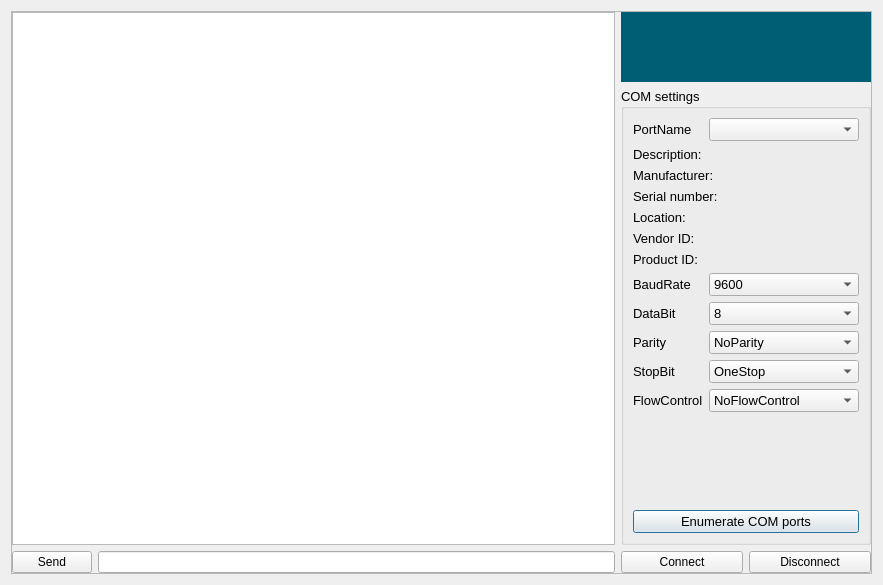
<?xml version="1.0" encoding="UTF-8"?>
<ui version="4.0">
 <author>Mauro Bellone</author>
 <class>Labonatip_console</class>
 <widget class="QDialog" name="Labonatip_console">
  <property name="windowModality">
   <enum>Qt::WindowModal</enum>
  </property>
  <property name="geometry">
   <rect>
    <x>0</x>
    <y>0</y>
    <width>883</width>
    <height>585</height>
   </rect>
  </property>
  <property name="sizePolicy">
   <sizepolicy hsizetype="Expanding" vsizetype="Expanding">
    <horstretch>0</horstretch>
    <verstretch>0</verstretch>
   </sizepolicy>
  </property>
  <property name="minimumSize">
   <size>
    <width>100</width>
    <height>100</height>
   </size>
  </property>
  <property name="windowTitle">
   <string>Serial console</string>
  </property>
  <property name="modal">
   <bool>true</bool>
  </property>
  <layout class="QGridLayout" name="gridLayout_3">
   <item row="2" column="0">
    <widget class="QScrollArea" name="scrollArea">
     <property name="sizePolicy">
      <sizepolicy hsizetype="Expanding" vsizetype="Expanding">
       <horstretch>0</horstretch>
       <verstretch>0</verstretch>
      </sizepolicy>
     </property>
     <property name="minimumSize">
      <size>
       <width>200</width>
       <height>200</height>
      </size>
     </property>
     <property name="verticalScrollBarPolicy">
      <enum>Qt::ScrollBarAsNeeded</enum>
     </property>
     <property name="horizontalScrollBarPolicy">
      <enum>Qt::ScrollBarAsNeeded</enum>
     </property>
     <property name="widgetResizable">
      <bool>true</bool>
     </property>
     <widget class="QWidget" name="scrollAreaWidgetContents">
      <property name="geometry">
       <rect>
        <x>0</x>
        <y>0</y>
        <width>863</width>
        <height>565</height>
       </rect>
      </property>
      <property name="sizePolicy">
       <sizepolicy hsizetype="Expanding" vsizetype="Expanding">
        <horstretch>0</horstretch>
        <verstretch>0</verstretch>
       </sizepolicy>
      </property>
      <property name="minimumSize">
       <size>
        <width>200</width>
        <height>200</height>
       </size>
      </property>
      <layout class="QGridLayout" name="gridLayout_4">
       <property name="sizeConstraint">
        <enum>QLayout::SetDefaultConstraint</enum>
       </property>
       <property name="leftMargin">
        <number>0</number>
       </property>
       <property name="topMargin">
        <number>0</number>
       </property>
       <property name="rightMargin">
        <number>0</number>
       </property>
       <property name="bottomMargin">
        <number>0</number>
       </property>
       <item row="0" column="0">
        <layout class="QGridLayout" name="gridLayout_2">
         <item row="1" column="2" rowspan="4" colspan="2">
          <widget class="QGroupBox" name="groupBox_comSettings">
           <property name="sizePolicy">
            <sizepolicy hsizetype="Expanding" vsizetype="Expanding">
             <horstretch>0</horstretch>
             <verstretch>0</verstretch>
            </sizepolicy>
           </property>
           <property name="minimumSize">
            <size>
             <width>200</width>
             <height>0</height>
            </size>
           </property>
           <property name="maximumSize">
            <size>
             <width>500</width>
             <height>16777215</height>
            </size>
           </property>
           <property name="font">
            <font>
             <pointsize>10</pointsize>
            </font>
           </property>
           <property name="title">
            <string>COM settings</string>
           </property>
           <layout class="QGridLayout" name="gridLayout">
            <item row="18" column="1">
             <widget class="QComboBox" name="comboBox_flowControl">
              <property name="toolTip">
               <string>&lt;html&gt;&lt;head/&gt;&lt;body&gt;&lt;p&gt;&lt;span style=&quot; font-family:'sans-serif'; font-size:14px; color:#222222; background-color:#ffffff;&quot;&gt;A serial port may use signals in the interface to pause and resume the transmission of data.&lt;/span&gt;&lt;br&gt;&lt;span style=&quot; font-family:'sans-serif'; font-size:14px; font-weight:600; color:#222222; background-color:#ffffff;&quot;&gt;Default value:&lt;/span&gt;&lt;span style=&quot; font-family:'sans-serif'; font-size:14px; color:#222222; background-color:#ffffff;&quot;&gt; NoFlowControl&lt;/span&gt;&lt;/p&gt;&lt;/body&gt;&lt;/html&gt;</string>
              </property>
              <item>
               <property name="text">
                <string extracomment="NoFlowControl">NoFlowControl</string>
               </property>
              </item>
              <item>
               <property name="text">
                <string extracomment="HardwareControl">HardwareControl</string>
               </property>
              </item>
              <item>
               <property name="text">
                <string extracomment="SoftwareControl">SoftwareControl</string>
               </property>
              </item>
              <item>
               <property name="text">
                <string extracomment="UnknownFlowControl">UnknownFlowControl</string>
               </property>
              </item>
             </widget>
            </item>
            <item row="4" column="0" colspan="2">
             <widget class="QLabel" name="serialNumberLabel">
              <property name="font">
               <font>
                <pointsize>10</pointsize>
               </font>
              </property>
              <property name="text">
               <string>Serial number:</string>
              </property>
             </widget>
            </item>
            <item row="2" column="0" colspan="2">
             <widget class="QLabel" name="descriptionLabel">
              <property name="font">
               <font>
                <pointsize>10</pointsize>
               </font>
              </property>
              <property name="text">
               <string>Description:</string>
              </property>
             </widget>
            </item>
            <item row="5" column="0" colspan="2">
             <widget class="QLabel" name="locationLabel">
              <property name="font">
               <font>
                <pointsize>10</pointsize>
               </font>
              </property>
              <property name="text">
               <string>Location:</string>
              </property>
             </widget>
            </item>
            <item row="18" column="0">
             <widget class="QLabel" name="label_4">
              <property name="font">
               <font>
                <pointsize>10</pointsize>
               </font>
              </property>
              <property name="text">
               <string>FlowControl</string>
              </property>
             </widget>
            </item>
            <item row="15" column="1">
             <widget class="QComboBox" name="comboBox_dataBit">
              <property name="toolTip">
               <string>&lt;html&gt;&lt;head/&gt;&lt;body&gt;&lt;p&gt;The number of data bits in each character can be 5 (for Baudot code), &lt;br/&gt;6 (rarely used), 7 (for true ASCII), 8 (for most kinds of data, &lt;br/&gt;as this size matches the size of a byte), or 9 (rarely used). &lt;br/&gt;8 data bits are almost universally used in newer applications.&lt;br/&gt;&lt;span style=&quot; font-weight:600;&quot;&gt;Default value:&lt;/span&gt; 8&lt;/p&gt;&lt;/body&gt;&lt;/html&gt;</string>
              </property>
              <property name="currentIndex">
               <number>3</number>
              </property>
              <item>
               <property name="text">
                <string extracomment="Data5">5</string>
               </property>
              </item>
              <item>
               <property name="text">
                <string extracomment="Data6">6</string>
               </property>
              </item>
              <item>
               <property name="text">
                <string extracomment="Data7">7</string>
               </property>
              </item>
              <item>
               <property name="text">
                <string extracomment="Data8">8</string>
               </property>
              </item>
              <item>
               <property name="text">
                <string extracomment="UnknownDataBits">-1</string>
               </property>
              </item>
             </widget>
            </item>
            <item row="20" column="0" colspan="2">
             <spacer name="verticalSpacer">
              <property name="orientation">
               <enum>Qt::Vertical</enum>
              </property>
              <property name="sizeHint" stdset="0">
               <size>
                <width>20</width>
                <height>40</height>
               </size>
              </property>
             </spacer>
            </item>
            <item row="16" column="0">
             <widget class="QLabel" name="label_3">
              <property name="font">
               <font>
                <pointsize>10</pointsize>
               </font>
              </property>
              <property name="text">
               <string>Parity</string>
              </property>
             </widget>
            </item>
            <item row="3" column="0" colspan="2">
             <widget class="QLabel" name="manufacturerLabel">
              <property name="font">
               <font>
                <pointsize>10</pointsize>
               </font>
              </property>
              <property name="text">
               <string>Manufacturer:</string>
              </property>
             </widget>
            </item>
            <item row="6" column="0" colspan="2">
             <widget class="QLabel" name="vidLabel">
              <property name="font">
               <font>
                <pointsize>10</pointsize>
               </font>
              </property>
              <property name="text">
               <string>Vendor ID:</string>
              </property>
             </widget>
            </item>
            <item row="7" column="0" colspan="2">
             <widget class="QLabel" name="pidLabel">
              <property name="font">
               <font>
                <pointsize>10</pointsize>
               </font>
              </property>
              <property name="text">
               <string>Product ID:</string>
              </property>
             </widget>
            </item>
            <item row="14" column="0">
             <widget class="QLabel" name="label">
              <property name="font">
               <font>
                <pointsize>10</pointsize>
               </font>
              </property>
              <property name="text">
               <string>BaudRate</string>
              </property>
             </widget>
            </item>
            <item row="1" column="0">
             <widget class="QLabel" name="label_6">
              <property name="font">
               <font>
                <pointsize>10</pointsize>
               </font>
              </property>
              <property name="text">
               <string>PortName</string>
              </property>
             </widget>
            </item>
            <item row="17" column="0">
             <widget class="QLabel" name="label_5">
              <property name="font">
               <font>
                <pointsize>10</pointsize>
               </font>
              </property>
              <property name="text">
               <string>StopBit</string>
              </property>
             </widget>
            </item>
            <item row="14" column="1">
             <widget class="QComboBox" name="comboBox_baudRate">
              <property name="toolTip">
               <string>&lt;html&gt;&lt;head/&gt;&lt;body&gt;&lt;p&gt;The baud rate is the speed of communication in bit/s&lt;br/&gt;Supported values : 1200; 2400; 4800; 9600; 19200; 38400; 57600; 115200 bit/s&lt;br/&gt;&lt;span style=&quot; font-weight:600;&quot;&gt;Default value:&lt;/span&gt; 9600&lt;/p&gt;&lt;/body&gt;&lt;/html&gt;</string>
              </property>
              <property name="currentIndex">
               <number>3</number>
              </property>
              <item>
               <property name="text">
                <string extracomment="Baud1200">1200</string>
               </property>
              </item>
              <item>
               <property name="text">
                <string extracomment="Baud2400">2400</string>
               </property>
              </item>
              <item>
               <property name="text">
                <string extracomment="Baud4800">4800</string>
               </property>
              </item>
              <item>
               <property name="text">
                <string extracomment="Baud9600">9600</string>
               </property>
              </item>
              <item>
               <property name="text">
                <string extracomment="Baud19200">19200</string>
               </property>
              </item>
              <item>
               <property name="text">
                <string extracomment="Baud38400">38400</string>
               </property>
              </item>
              <item>
               <property name="text">
                <string extracomment="Baud57600">57600</string>
               </property>
              </item>
              <item>
               <property name="text">
                <string extracomment="Baud115200">115200</string>
               </property>
              </item>
              <item>
               <property name="text">
                <string extracomment="UnknownBaud">-1</string>
               </property>
              </item>
             </widget>
            </item>
            <item row="17" column="1">
             <widget class="QComboBox" name="comboBox_stopBit">
              <property name="toolTip">
               <string>&lt;html&gt;&lt;head/&gt;&lt;body&gt;&lt;p&gt;Stop bits sent at the end of every character allow the receiving signal hardware to detect the end of a character and to resynchronise with the character stream. &lt;/p&gt;&lt;/body&gt;&lt;/html&gt;</string>
              </property>
              <item>
               <property name="text">
                <string extracomment="OneStop">OneStop</string>
               </property>
              </item>
              <item>
               <property name="text">
                <string extracomment="OneAndHalfStop">OneAndHalfStop</string>
               </property>
              </item>
              <item>
               <property name="text">
                <string extracomment="TwoStop">TwoStop</string>
               </property>
              </item>
              <item>
               <property name="text">
                <string extracomment="UnknownStopBits">UnknownStopBits</string>
               </property>
              </item>
             </widget>
            </item>
            <item row="15" column="0">
             <widget class="QLabel" name="label_2">
              <property name="font">
               <font>
                <pointsize>10</pointsize>
               </font>
              </property>
              <property name="text">
               <string>DataBit</string>
              </property>
             </widget>
            </item>
            <item row="1" column="1">
             <widget class="QComboBox" name="comboBox_serialInfo">
              <property name="toolTip">
               <string>&lt;html&gt;&lt;head/&gt;&lt;body&gt;&lt;p&gt;Port name COM1 ... N &lt;br/&gt;Display the available port only;&lt;/p&gt;&lt;p&gt;Select the port to see device details below.&lt;/p&gt;&lt;/body&gt;&lt;/html&gt;</string>
              </property>
             </widget>
            </item>
            <item row="16" column="1">
             <widget class="QComboBox" name="comboBox_parity">
              <property name="toolTip">
               <string>&lt;html&gt;&lt;head/&gt;&lt;body&gt;&lt;p&gt;Parity is a method of detecting errors in transmission.&lt;br/&gt;When parity is used with a serial port, an extra data bit is sent with each data character, &lt;br/&gt;arranged so that the number of 1 bits in each character, including the parity bit, &lt;br/&gt;is always odd or always even. If a byte is received with the wrong number of 1s, &lt;br/&gt;then it must have been corrupted.&lt;br/&gt;&lt;span style=&quot; font-weight:600;&quot;&gt;Default value:&lt;/span&gt; NoParity&lt;/p&gt;&lt;/body&gt;&lt;/html&gt;</string>
              </property>
              <item>
               <property name="text">
                <string extracomment="NoParity">NoParity</string>
               </property>
              </item>
              <item>
               <property name="text">
                <string extracomment="EvenParity">EvenParity</string>
               </property>
              </item>
              <item>
               <property name="text">
                <string extracomment="OddParity">OddParity</string>
               </property>
              </item>
              <item>
               <property name="text">
                <string extracomment="SpaceParity">SpaceParity</string>
               </property>
              </item>
              <item>
               <property name="text">
                <string extracomment="MarkParity">MarkParity</string>
               </property>
              </item>
              <item>
               <property name="text">
                <string extracomment="UnknownParity">UnknownParity</string>
               </property>
              </item>
             </widget>
            </item>
            <item row="21" column="0" colspan="2">
             <widget class="QPushButton" name="pushButton_enumerate">
              <property name="text">
               <string>Enumerate COM ports</string>
              </property>
             </widget>
            </item>
           </layout>
          </widget>
         </item>
         <item row="5" column="1">
          <widget class="QLineEdit" name="lineEdit_writeData"/>
         </item>
         <item row="5" column="0">
          <widget class="QPushButton" name="pushButton_sendMessage">
           <property name="toolTip">
            <string>Send the string in the line -&gt;</string>
           </property>
           <property name="whatsThis">
            <string>Send the string in the line -&gt;</string>
           </property>
           <property name="text">
            <string>Send</string>
           </property>
          </widget>
         </item>
         <item row="5" column="2">
          <widget class="QPushButton" name="pushButton_connectCOM">
           <property name="toolTip">
            <string>Connect to the selected COM port</string>
           </property>
           <property name="whatsThis">
            <string>Connect to the selected COM port</string>
           </property>
           <property name="text">
            <string>Connect</string>
           </property>
          </widget>
         </item>
         <item row="5" column="3">
          <widget class="QPushButton" name="pushButton_disconnectCOM">
           <property name="toolTip">
            <string>Disconnect from the active COM port</string>
           </property>
           <property name="whatsThis">
            <string>Disconnect from the active COM port</string>
           </property>
           <property name="text">
            <string>Disconnect</string>
           </property>
          </widget>
         </item>
         <item row="0" column="2" colspan="2">
          <widget class="QLabel" name="label_7">
           <property name="maximumSize">
            <size>
             <width>250</width>
             <height>70</height>
            </size>
           </property>
           <property name="styleSheet">
            <string notr="true">background-color: rgb(0, 94, 116);</string>
           </property>
           <property name="text">
            <string/>
           </property>
           <property name="pixmap">
            <pixmap resource="resources.qrc">:/icons/fluicell_logo_BIG.png</pixmap>
           </property>
           <property name="scaledContents">
            <bool>true</bool>
           </property>
          </widget>
         </item>
         <item row="0" column="0" rowspan="5" colspan="2">
          <widget class="QTextEdit" name="textEdit_console">
           <property name="enabled">
            <bool>true</bool>
           </property>
           <property name="font">
            <font>
             <pointsize>10</pointsize>
            </font>
           </property>
           <property name="styleSheet">
            <string notr="true"/>
           </property>
           <property name="verticalScrollBarPolicy">
            <enum>Qt::ScrollBarAsNeeded</enum>
           </property>
           <property name="horizontalScrollBarPolicy">
            <enum>Qt::ScrollBarAsNeeded</enum>
           </property>
           <property name="documentTitle">
            <string>Console</string>
           </property>
           <property name="readOnly">
            <bool>false</bool>
           </property>
           <property name="textInteractionFlags">
            <set>Qt::TextEditorInteraction</set>
           </property>
          </widget>
         </item>
        </layout>
       </item>
      </layout>
     </widget>
    </widget>
   </item>
  </layout>
 </widget>
 <resources>
  <include location="resources.qrc"/>
 </resources>
 <connections/>
</ui>
